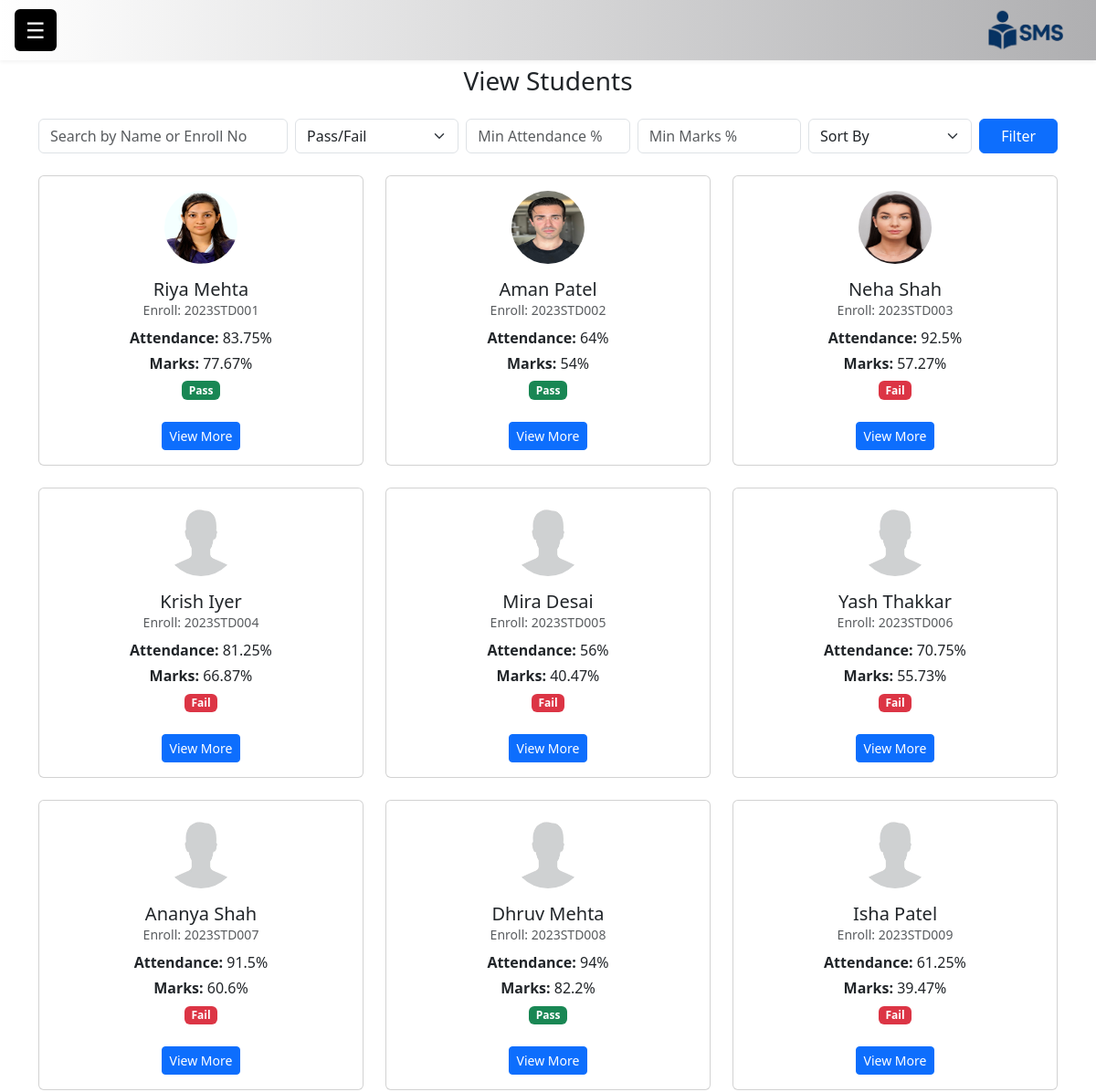
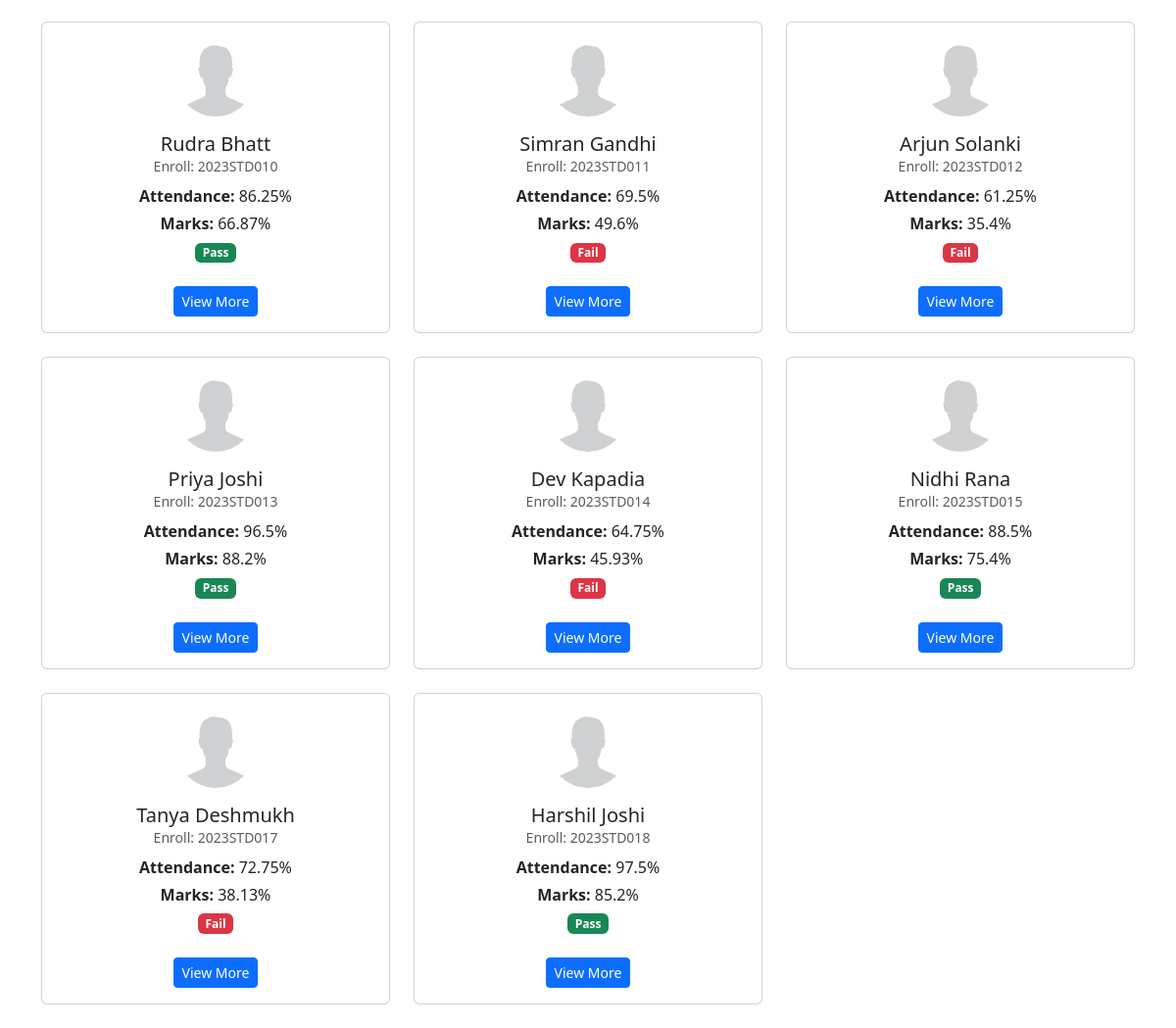
The app's page /admin/view-students.php (signed in) with its own data (2 pictures, top to bottom).
### tables this page shows
CREATE TABLE `attendance` (
  `enroll_no` varchar(20) NOT NULL,
  `pre_ct1_attendance` tinyint(4) DEFAULT NULL CHECK (`pre_ct1_attendance` between 0 and 100),
  `pre_mid_attendance` tinyint(4) DEFAULT NULL CHECK (`pre_mid_attendance` between 0 and 100),
  `pre_ct2_attendance` tinyint(4) DEFAULT NULL CHECK (`pre_ct2_attendance` between 0 and 100),
  `pre_final_attendance` tinyint(4) DEFAULT NULL CHECK (`pre_final_attendance` between 0 and 100)
);

CREATE TABLE `students` (
  `enroll_no` varchar(20) NOT NULL,
  `name` varchar(100) NOT NULL,
  `email` varchar(100) NOT NULL,
  `phone` varchar(15) NOT NULL,
  `class` varchar(20) NOT NULL,
  `profile_image` varchar(200) NOT NULL,
  `dob` date NOT NULL,
  `admission_date` date NOT NULL,
  `gender` enum('Male','Female','Other') NOT NULL,
  `address` text DEFAULT NULL,
  `blood_group` enum('A+','A-','B+','B-','AB+','AB-','O+','O-') DEFAULT NULL,
  `father_name` varchar(100) DEFAULT NULL,
  `father_phone` varchar(15) DEFAULT NULL,
  `mother_name` varchar(100) DEFAULT NULL,
  `mother_phone` varchar(15) DEFAULT NULL
);

### admin/view-students.php (the view, shortened to what this page needs)
<?php
include("../includes/admin_header.php");
require_once("../includes/db.php");
$profile_image = $_SESSION["profile_image"];
$filter_att = $_GET['attendance'] ?? '';
$filter_marks = $_GET['marks'] ?? '';
$search = $_GET['search'] ?? '';
$query = "SELECT s.*, a.*,
  (a.pre_ct1_attendance + a.pre_mid_attendance + a.pre_ct2_attendance + a.pre_final_attendance)/4 AS avg_attendance,
  (SELECT SUM(total_marks)/COUNT(DISTINCT subject_name) FROM marks m WHERE m.enroll_no = s.enroll_no) AS avg_marks,
  (SELECT COUNT(*) FROM marks m WHERE m.enroll_no = s.enroll_no AND m.result = 'Fail') AS fail_count
  FROM students s
  LEFT JOIN attendance a ON a.enroll_no = s.enroll_no
  WHERE 1";
$result = $conn->query($query);
?>
<!DOCTYPE html>
<html lang="en">
<head>
	<link href="https://cdn.jsdelivr.net/npm/bootstrap@5.3.2/dist/css/bootstrap.min.css" rel="stylesheet">
</head>
<body>
	<div class="container py-4">
		<h3 class="mb-4 text-center">View Students</h3>
		<form method="get" class="row g-2 mb-4 align-items-end">
			<div class="col-md-3">
				<input type="text" name="search" class="form-control" placeholder="Search by Name or Enroll No"
					value="<?= htmlspecialchars($search) ?>">
			</div>
			<div class="col-md-2">
				<select name="pass" class="form-select">
					<option value="">Pass/Fail</option>
				</select>
			</div>
			<div class="col-md-2">
				<input type="number" name="attendance" class="form-control" placeholder="Min Attendance %"
					value="<?= htmlspecialchars($filter_att) ?>">
			</div>
			<div class="col-md-2">
				<input type="number" name="marks" class="form-control" placeholder="Min Marks %"
					value="<?= htmlspecialchars($filter_marks) ?>">
			</div>
			<div class="col-md-2">
				<select name="sort" class="form-select">
					<option value="">Sort By</option>
				</select>
			</div>
			<div class="col-md-1">
				<button class="btn btn-primary w-100">Filter</button>
			</div>
		</form>
		<div class="row row-cols-1 row-cols-md-3 g-4">
			<?php while ($row = $result->fetch_assoc()):
				$avg_marks = round($row['avg_marks'] / 250 * 100, 2);
				$avg_att = round($row['avg_attendance'], 2);
				$status = $row['fail_count'] > 0 ? 'Fail' : 'Pass';
				?>
				<div class="col">
					<div class="card h-100">
						<div class="card-body text-center">
							<img src="../assets/uploads/<?= htmlspecialchars($row['profile_image'] ?: $profile_image) ?>"
								class="rounded-circle mb-3" alt="Profile" width="80" height="80">
							<h5 class="card-title mb-0"><?= htmlspecialchars($row['name']) ?></h5>
							<p class="text-muted small mb-2">Enroll: <?= $row['enroll_no'] ?></p>
							<p class="mb-1"><strong>Attendance:</strong> <?= $avg_att ?>%</p>
							<p class="mb-1"><strong>Marks:</strong> <?= $avg_marks ?>%</p>
							<span class="badge bg-<?= $status === 'Pass' ? 'success' : 'danger' ?>"><?= $status ?></span>
							<br><br>
							<button class="btn btn-sm btn-primary" data-bs-toggle="modal"
								data-bs-target="#modal_<?= $row['enroll_no'] ?>">View More</button>
						</div>
					</div>
				</div>
			<?php endwhile; ?>
		</div>
	</div>
</body>
</html>

### includes/admin_header.php (shortened to what this page needs)
<!DOCTYPE html>
<html lang="en">
<head>
  <link href="https://cdn.jsdelivr.net/npm/bootstrap@5.3.2/dist/css/bootstrap.min.css" rel="stylesheet">
</head>
<body>
<nav class="navbar navbar-light px-3 fixed-top">
  <button class="toggle-btn" onclick="toggleSidebar()">☰</button>
  <div class="ms-auto">
    <img src="../assets/images/logo.png" alt="Logo" class="logo">
  </div>
</nav>

### includes/admin_header.php (style rules this page uses)
body { margin: 0; padding: 0; overflow-x: hidden; font-family: 'Segoe UI', sans-serif; background-color: #f5f6fa; transition: filter 0.3s ease; }
.navbar { z-index: 1000; background: linear-gradient(to left, #afafb1ff, #ffffff); box-shadow: 0 2px 4px rgba(0, 0, 0, 0.05); }
.toggle-btn { font-size: 1.5rem; background-color: #000; color: #fff; border: none; padding: 5px 12px; border-radius: 6px; cursor: pointer; }
.navbar .logo { height: 50px; padding: 0; }

### records on screen
attendance: enroll_no.profile_image (picture), enroll_no.name "Riya Mehta", enroll_no "2023STD001", avg_att "83.75", avg_marks "77.67", status "Pass"
attendance: enroll_no.profile_image (picture), enroll_no.name "Aman Patel", enroll_no "2023STD002", avg_att "64", avg_marks "54", status "Pass"
attendance: enroll_no.profile_image (picture), enroll_no.name "Neha Shah", enroll_no "2023STD003", avg_att "92.5", avg_marks "57.27", status "Fail"
attendance: enroll_no.name "Krish Iyer", enroll_no "2023STD004", avg_att "81.25", avg_marks "66.87", status "Fail"
attendance: enroll_no.name "Mira Desai", enroll_no "2023STD005", avg_att "56", avg_marks "40.47", status "Fail"
attendance: enroll_no.name "Yash Thakkar", enroll_no "2023STD006", avg_att "70.75", avg_marks "55.73", status "Fail"
attendance: enroll_no.name "Ananya Shah", enroll_no "2023STD007", avg_att "91.5", avg_marks "60.6", status "Fail"
attendance: enroll_no.name "Dhruv Mehta", enroll_no "2023STD008", avg_att "94", avg_marks "82.2", status "Pass"
attendance: enroll_no.name "Isha Patel", enroll_no "2023STD009", avg_att "61.25", avg_marks "39.47", status "Fail"
attendance: enroll_no.name "Rudra Bhatt", enroll_no "2023STD010", avg_att "86.25", avg_marks "66.87", status "Pass"
attendance: enroll_no.name "Simran Gandhi", enroll_no "2023STD011", avg_att "69.5", avg_marks "49.6", status "Fail"
attendance: enroll_no.name "Arjun Solanki", enroll_no "2023STD012", avg_att "61.25", avg_marks "35.4", status "Fail"
attendance: enroll_no.name "Priya Joshi", enroll_no "2023STD013", avg_att "96.5", avg_marks "88.2", status "Pass"
attendance: enroll_no.name "Dev Kapadia", enroll_no "2023STD014", avg_att "64.75", avg_marks "45.93", status "Fail"
attendance: enroll_no.name "Nidhi Rana", enroll_no "2023STD015", avg_att "88.5", avg_marks "75.4", status "Pass"
attendance: enroll_no.name "Tanya Deshmukh", enroll_no "2023STD017", avg_att "72.75", avg_marks "38.13", status "Fail"
attendance: enroll_no.name "Harshil Joshi", enroll_no "2023STD018", avg_att "97.5", avg_marks "85.2", status "Pass"
